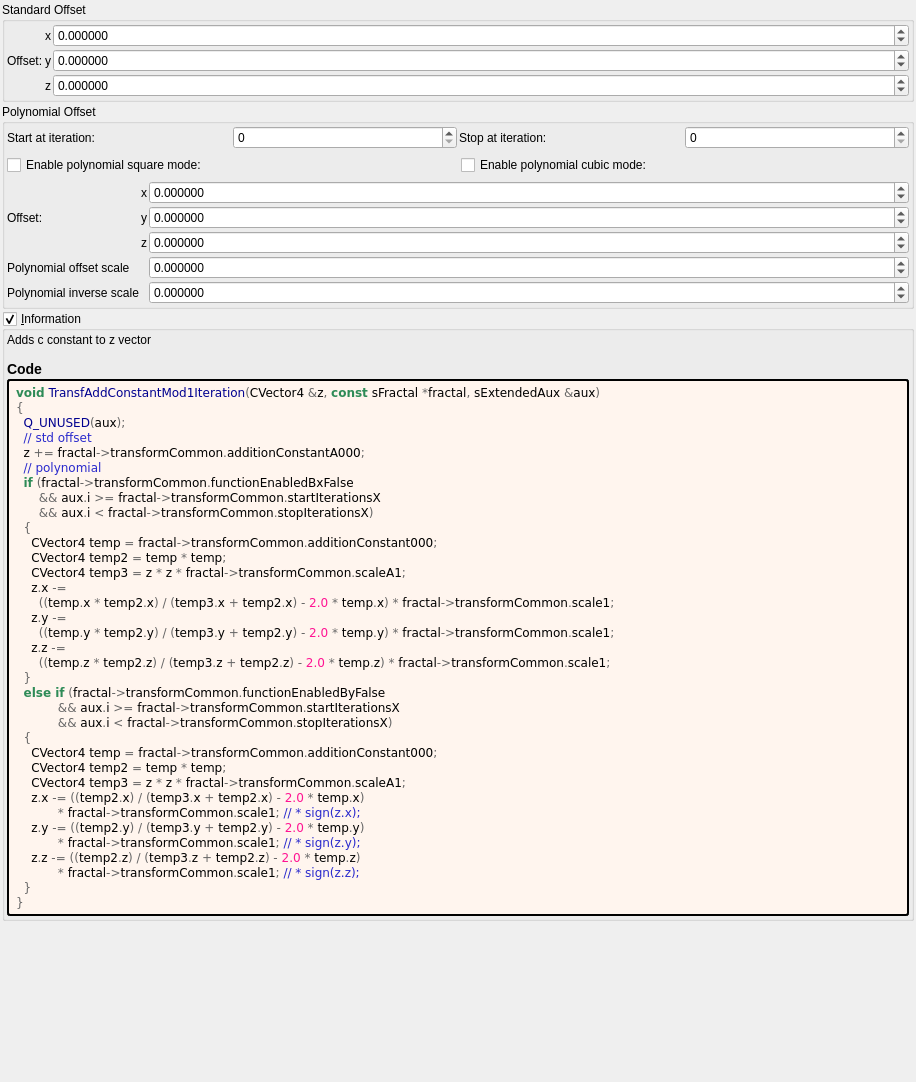
<?xml version="1.0" encoding="UTF-8"?>
<ui version="4.0">
 <class>Form</class>
 <widget class="QWidget" name="Form">
  <property name="geometry">
   <rect>
    <x>0</x>
    <y>0</y>
    <width>916</width>
    <height>1082</height>
   </rect>
  </property>
  <property name="windowTitle">
   <string notr="true">transf_add_constant_mod1</string>
  </property>
  <layout class="QVBoxLayout" name="verticalLayout">
   <property name="spacing">
    <number>2</number>
   </property>
   <property name="leftMargin">
    <number>2</number>
   </property>
   <property name="topMargin">
    <number>2</number>
   </property>
   <property name="rightMargin">
    <number>2</number>
   </property>
   <property name="bottomMargin">
    <number>2</number>
   </property>
   <item>
    <widget class="QGroupBox" name="groupBox_2">
     <property name="title">
      <string>Standard Offset</string>
     </property>
     <layout class="QVBoxLayout" name="verticalLayout_6">
      <property name="leftMargin">
       <number>2</number>
      </property>
      <property name="topMargin">
       <number>2</number>
      </property>
      <property name="rightMargin">
       <number>2</number>
      </property>
      <property name="bottomMargin">
       <number>2</number>
      </property>
      <item>
       <layout class="QGridLayout" name="gridLayout_63" columnstretch="0,0,0,1">
        <property name="spacing">
         <number>2</number>
        </property>
        <item row="4" column="2">
         <widget class="QLabel" name="label_115">
          <property name="text">
           <string notr="true">z</string>
          </property>
         </widget>
        </item>
        <item row="2" column="3">
         <widget class="MyDoubleSpinBox" name="spinbox3_transf_addition_constantA_000_x">
          <property name="sizePolicy">
           <sizepolicy hsizetype="Minimum" vsizetype="Maximum">
            <horstretch>0</horstretch>
            <verstretch>0</verstretch>
           </sizepolicy>
          </property>
          <property name="prefix">
           <string/>
          </property>
          <property name="suffix">
           <string/>
          </property>
          <property name="decimals">
           <number>6</number>
          </property>
          <property name="minimum">
           <double>-99.989999999999995</double>
          </property>
          <property name="maximum">
           <double>99.989999999999995</double>
          </property>
          <property name="singleStep">
           <double>0.100000000000000</double>
          </property>
         </widget>
        </item>
        <item row="3" column="2">
         <widget class="QLabel" name="label_113">
          <property name="text">
           <string notr="true">y</string>
          </property>
         </widget>
        </item>
        <item row="2" column="2">
         <widget class="QLabel" name="label_114">
          <property name="text">
           <string notr="true">x</string>
          </property>
         </widget>
        </item>
        <item row="4" column="3">
         <widget class="MyDoubleSpinBox" name="spinbox3_transf_addition_constantA_000_z">
          <property name="sizePolicy">
           <sizepolicy hsizetype="Minimum" vsizetype="Maximum">
            <horstretch>0</horstretch>
            <verstretch>0</verstretch>
           </sizepolicy>
          </property>
          <property name="prefix">
           <string/>
          </property>
          <property name="suffix">
           <string/>
          </property>
          <property name="decimals">
           <number>6</number>
          </property>
          <property name="minimum">
           <double>-99.989999999999995</double>
          </property>
          <property name="maximum">
           <double>99.989999999999995</double>
          </property>
          <property name="singleStep">
           <double>0.100000000000000</double>
          </property>
         </widget>
        </item>
        <item row="3" column="3">
         <widget class="MyDoubleSpinBox" name="spinbox3_transf_addition_constantA_000_y">
          <property name="sizePolicy">
           <sizepolicy hsizetype="Minimum" vsizetype="Maximum">
            <horstretch>0</horstretch>
            <verstretch>0</verstretch>
           </sizepolicy>
          </property>
          <property name="prefix">
           <string/>
          </property>
          <property name="suffix">
           <string/>
          </property>
          <property name="decimals">
           <number>6</number>
          </property>
          <property name="minimum">
           <double>-99.989999999999995</double>
          </property>
          <property name="maximum">
           <double>99.989999999999995</double>
          </property>
          <property name="singleStep">
           <double>0.100000000000000</double>
          </property>
         </widget>
        </item>
        <item row="3" column="1">
         <widget class="QLabel" name="label_255">
          <property name="text">
           <string>Offset:</string>
          </property>
         </widget>
        </item>
       </layout>
      </item>
     </layout>
    </widget>
   </item>
   <item>
    <widget class="QGroupBox" name="groupBox_3">
     <property name="title">
      <string>Polynomial Offset</string>
     </property>
     <layout class="QVBoxLayout" name="verticalLayout_7">
      <property name="leftMargin">
       <number>2</number>
      </property>
      <property name="topMargin">
       <number>2</number>
      </property>
      <property name="rightMargin">
       <number>2</number>
      </property>
      <property name="bottomMargin">
       <number>2</number>
      </property>
      <item>
       <layout class="QGridLayout" name="gridLayout_75">
        <property name="spacing">
         <number>2</number>
        </property>
        <item row="0" column="3">
         <widget class="MySpinBox" name="spinboxInt_transf_stop_iterations_X">
          <property name="sizePolicy">
           <sizepolicy hsizetype="Minimum" vsizetype="Maximum">
            <horstretch>0</horstretch>
            <verstretch>0</verstretch>
           </sizepolicy>
          </property>
          <property name="maximum">
           <number>999</number>
          </property>
         </widget>
        </item>
        <item row="0" column="1">
         <widget class="MySpinBox" name="spinboxInt_transf_start_iterations_X">
          <property name="sizePolicy">
           <sizepolicy hsizetype="Minimum" vsizetype="Maximum">
            <horstretch>0</horstretch>
            <verstretch>0</verstretch>
           </sizepolicy>
          </property>
          <property name="maximum">
           <number>999</number>
          </property>
         </widget>
        </item>
        <item row="0" column="2">
         <widget class="QLabel" name="label_276">
          <property name="text">
           <string>Stop at iteration:</string>
          </property>
         </widget>
        </item>
        <item row="0" column="0">
         <widget class="QLabel" name="label_275">
          <property name="text">
           <string>Start at iteration:</string>
          </property>
         </widget>
        </item>
       </layout>
      </item>
      <item>
       <layout class="QGridLayout" name="gridLayout_20">
        <item row="1" column="0">
         <widget class="QCheckBox" name="checkBox_transf_function_enabledBy_false">
          <property name="text">
           <string>Enable polynomial square mode:</string>
          </property>
         </widget>
        </item>
        <item row="1" column="1">
         <widget class="QCheckBox" name="checkBox_transf_function_enabledBx_false">
          <property name="text">
           <string>Enable polynomial cubic mode:</string>
          </property>
         </widget>
        </item>
       </layout>
      </item>
      <item>
       <layout class="QGridLayout" name="gridLayout_21" columnstretch="0,0,0,1">
        <property name="spacing">
         <number>2</number>
        </property>
        <item row="3" column="1">
         <widget class="QLabel" name="label_260">
          <property name="text">
           <string>Offset:</string>
          </property>
         </widget>
        </item>
        <item row="6" column="1">
         <widget class="QLabel" name="label_146">
          <property name="text">
           <string>Polynomial inverse scale</string>
          </property>
         </widget>
        </item>
        <item row="5" column="1">
         <widget class="QLabel" name="label_147">
          <property name="text">
           <string>Polynomial offset scale</string>
          </property>
         </widget>
        </item>
        <item row="3" column="2">
         <widget class="QLabel" name="label_122">
          <property name="text">
           <string notr="true">y</string>
          </property>
         </widget>
        </item>
        <item row="2" column="2">
         <widget class="QLabel" name="label_123">
          <property name="text">
           <string notr="true">x</string>
          </property>
         </widget>
        </item>
        <item row="4" column="2">
         <widget class="QLabel" name="label_124">
          <property name="text">
           <string notr="true">z</string>
          </property>
         </widget>
        </item>
        <item row="2" column="3">
         <widget class="MyDoubleSpinBox" name="spinbox3_transf_addition_constant_x">
          <property name="sizePolicy">
           <sizepolicy hsizetype="Minimum" vsizetype="Maximum">
            <horstretch>0</horstretch>
            <verstretch>0</verstretch>
           </sizepolicy>
          </property>
          <property name="prefix">
           <string/>
          </property>
          <property name="suffix">
           <string/>
          </property>
          <property name="decimals">
           <number>6</number>
          </property>
          <property name="minimum">
           <double>-99.989999999999995</double>
          </property>
          <property name="maximum">
           <double>99.989999999999995</double>
          </property>
          <property name="singleStep">
           <double>0.100000000000000</double>
          </property>
         </widget>
        </item>
        <item row="3" column="3">
         <widget class="MyDoubleSpinBox" name="spinbox3_transf_addition_constant_y">
          <property name="sizePolicy">
           <sizepolicy hsizetype="Minimum" vsizetype="Maximum">
            <horstretch>0</horstretch>
            <verstretch>0</verstretch>
           </sizepolicy>
          </property>
          <property name="prefix">
           <string/>
          </property>
          <property name="suffix">
           <string/>
          </property>
          <property name="decimals">
           <number>6</number>
          </property>
          <property name="minimum">
           <double>-99.989999999999995</double>
          </property>
          <property name="maximum">
           <double>99.989999999999995</double>
          </property>
          <property name="singleStep">
           <double>0.100000000000000</double>
          </property>
         </widget>
        </item>
        <item row="4" column="3">
         <widget class="MyDoubleSpinBox" name="spinbox3_transf_addition_constant_z">
          <property name="sizePolicy">
           <sizepolicy hsizetype="Minimum" vsizetype="Maximum">
            <horstretch>0</horstretch>
            <verstretch>0</verstretch>
           </sizepolicy>
          </property>
          <property name="prefix">
           <string/>
          </property>
          <property name="suffix">
           <string/>
          </property>
          <property name="decimals">
           <number>6</number>
          </property>
          <property name="minimum">
           <double>-99.989999999999995</double>
          </property>
          <property name="maximum">
           <double>99.989999999999995</double>
          </property>
          <property name="singleStep">
           <double>0.100000000000000</double>
          </property>
         </widget>
        </item>
        <item row="5" column="3">
         <widget class="MyDoubleSpinBox" name="spinbox_transf_scale_1">
          <property name="sizePolicy">
           <sizepolicy hsizetype="Minimum" vsizetype="Maximum">
            <horstretch>0</horstretch>
            <verstretch>0</verstretch>
           </sizepolicy>
          </property>
          <property name="prefix">
           <string/>
          </property>
          <property name="decimals">
           <number>6</number>
          </property>
          <property name="minimum">
           <double>-99.989999999999995</double>
          </property>
          <property name="singleStep">
           <double>0.100000000000000</double>
          </property>
         </widget>
        </item>
        <item row="6" column="3">
         <widget class="MyDoubleSpinBox" name="spinbox_transf_scaleA_1">
          <property name="sizePolicy">
           <sizepolicy hsizetype="Minimum" vsizetype="Maximum">
            <horstretch>0</horstretch>
            <verstretch>0</verstretch>
           </sizepolicy>
          </property>
          <property name="prefix">
           <string/>
          </property>
          <property name="decimals">
           <number>6</number>
          </property>
          <property name="minimum">
           <double>-99.989999999999995</double>
          </property>
          <property name="singleStep">
           <double>0.100000000000000</double>
          </property>
         </widget>
        </item>
       </layout>
      </item>
     </layout>
    </widget>
   </item>
   <item>
    <widget class="MyGroupBox" name="groupCheck_info">
     <property name="title">
      <string>&amp;Information</string>
     </property>
     <property name="flat">
      <bool>false</bool>
     </property>
     <property name="checkable">
      <bool>true</bool>
     </property>
     <layout class="QVBoxLayout" name="verticalLayout_2">
      <property name="spacing">
       <number>2</number>
      </property>
      <property name="leftMargin">
       <number>2</number>
      </property>
      <property name="topMargin">
       <number>2</number>
      </property>
      <property name="rightMargin">
       <number>2</number>
      </property>
      <property name="bottomMargin">
       <number>2</number>
      </property>
      <item>
       <widget class="QLabel" name="label_information_general">
        <property name="text">
         <string notr="true">&lt;p&gt;Adds c constant to z vector&lt;/p&gt;&lt;table&gt;
&lt;/table&gt;
&lt;h3&gt;Code&lt;/h3&gt;</string>
        </property>
        <property name="wordWrap">
         <bool>true</bool>
        </property>
        <property name="openExternalLinks">
         <bool>true</bool>
        </property>
        <property name="textInteractionFlags">
         <set>Qt::LinksAccessibleByMouse|Qt::TextSelectableByMouse</set>
        </property>
       </widget>
      </item>
      <item>
       <widget class="QLabel" name="label_code_content">
        <property name="styleSheet">
         <string notr="true">border-style: outset; border-width: 2px; border-radius: 3px; border-color: black; background-color: #fff5ee; padding: 4px;</string>
        </property>
        <property name="text">
         <string notr="true">&lt;body style=&quot;background-color:#fff5ee&quot;&gt;
&lt;pre style=&quot;color:#000000; background-color:#fff5ee;  font-family:'Courier New',monospace;&quot;&gt;&lt;span style=&quot;color:#2e8b57; font-weight:bold&quot;&gt;void&lt;/span&gt; &lt;span style=&quot;color:#00008f&quot;&gt;TransfAddConstantMod1Iteration&lt;/span&gt;&lt;span style=&quot;color:#676767&quot;&gt;(&lt;/span&gt;CVector4 &lt;span style=&quot;color:#676767&quot;&gt;&amp;amp;&lt;/span&gt;z&lt;span style=&quot;color:#676767&quot;&gt;,&lt;/span&gt; &lt;span style=&quot;color:#2e8b57; font-weight:bold&quot;&gt;const&lt;/span&gt; sFractal &lt;span style=&quot;color:#676767&quot;&gt;*&lt;/span&gt;fractal&lt;span style=&quot;color:#676767&quot;&gt;,&lt;/span&gt; sExtendedAux &lt;span style=&quot;color:#676767&quot;&gt;&amp;amp;&lt;/span&gt;aux&lt;span style=&quot;color:#676767&quot;&gt;)&lt;/span&gt;
&lt;span style=&quot;color:#676767&quot;&gt;{&lt;/span&gt;
  &lt;span style=&quot;color:#00008f&quot;&gt;Q_UNUSED&lt;/span&gt;&lt;span style=&quot;color:#676767&quot;&gt;(&lt;/span&gt;aux&lt;span style=&quot;color:#676767&quot;&gt;);&lt;/span&gt;
  &lt;span style=&quot;color:#2929cc&quot;&gt;// std offset&lt;/span&gt;
  z &lt;span style=&quot;color:#676767&quot;&gt;+=&lt;/span&gt; fractal&lt;span style=&quot;color:#676767&quot;&gt;-&amp;gt;&lt;/span&gt;transformCommon&lt;span style=&quot;color:#676767&quot;&gt;.&lt;/span&gt;additionConstantA000&lt;span style=&quot;color:#676767&quot;&gt;;&lt;/span&gt;
  &lt;span style=&quot;color:#2929cc&quot;&gt;// polynomial&lt;/span&gt;
  &lt;span style=&quot;color:#2e8b57; font-weight:bold&quot;&gt;if&lt;/span&gt; &lt;span style=&quot;color:#676767&quot;&gt;(&lt;/span&gt;fractal&lt;span style=&quot;color:#676767&quot;&gt;-&amp;gt;&lt;/span&gt;transformCommon&lt;span style=&quot;color:#676767&quot;&gt;.&lt;/span&gt;functionEnabledBxFalse
      &lt;span style=&quot;color:#676767&quot;&gt;&amp;amp;&amp;amp;&lt;/span&gt; aux&lt;span style=&quot;color:#676767&quot;&gt;.&lt;/span&gt;i &lt;span style=&quot;color:#676767&quot;&gt;&amp;gt;=&lt;/span&gt; fractal&lt;span style=&quot;color:#676767&quot;&gt;-&amp;gt;&lt;/span&gt;transformCommon&lt;span style=&quot;color:#676767&quot;&gt;.&lt;/span&gt;startIterationsX
      &lt;span style=&quot;color:#676767&quot;&gt;&amp;amp;&amp;amp;&lt;/span&gt; aux&lt;span style=&quot;color:#676767&quot;&gt;.&lt;/span&gt;i &lt;span style=&quot;color:#676767&quot;&gt;&amp;lt;&lt;/span&gt; fractal&lt;span style=&quot;color:#676767&quot;&gt;-&amp;gt;&lt;/span&gt;transformCommon&lt;span style=&quot;color:#676767&quot;&gt;.&lt;/span&gt;stopIterationsX&lt;span style=&quot;color:#676767&quot;&gt;)&lt;/span&gt;
  &lt;span style=&quot;color:#676767&quot;&gt;{&lt;/span&gt;
    CVector4 temp &lt;span style=&quot;color:#676767&quot;&gt;=&lt;/span&gt; fractal&lt;span style=&quot;color:#676767&quot;&gt;-&amp;gt;&lt;/span&gt;transformCommon&lt;span style=&quot;color:#676767&quot;&gt;.&lt;/span&gt;additionConstant000&lt;span style=&quot;color:#676767&quot;&gt;;&lt;/span&gt;
    CVector4 temp2 &lt;span style=&quot;color:#676767&quot;&gt;=&lt;/span&gt; temp &lt;span style=&quot;color:#676767&quot;&gt;*&lt;/span&gt; temp&lt;span style=&quot;color:#676767&quot;&gt;;&lt;/span&gt;
    CVector4 temp3 &lt;span style=&quot;color:#676767&quot;&gt;=&lt;/span&gt; z &lt;span style=&quot;color:#676767&quot;&gt;*&lt;/span&gt; z &lt;span style=&quot;color:#676767&quot;&gt;*&lt;/span&gt; fractal&lt;span style=&quot;color:#676767&quot;&gt;-&amp;gt;&lt;/span&gt;transformCommon&lt;span style=&quot;color:#676767&quot;&gt;.&lt;/span&gt;scaleA1&lt;span style=&quot;color:#676767&quot;&gt;;&lt;/span&gt;
    z&lt;span style=&quot;color:#676767&quot;&gt;.&lt;/span&gt;x &lt;span style=&quot;color:#676767&quot;&gt;-=&lt;/span&gt;
      &lt;span style=&quot;color:#676767&quot;&gt;((&lt;/span&gt;temp&lt;span style=&quot;color:#676767&quot;&gt;.&lt;/span&gt;x &lt;span style=&quot;color:#676767&quot;&gt;*&lt;/span&gt; temp2&lt;span style=&quot;color:#676767&quot;&gt;.&lt;/span&gt;x&lt;span style=&quot;color:#676767&quot;&gt;) / (&lt;/span&gt;temp3&lt;span style=&quot;color:#676767&quot;&gt;.&lt;/span&gt;x &lt;span style=&quot;color:#676767&quot;&gt;+&lt;/span&gt; temp2&lt;span style=&quot;color:#676767&quot;&gt;.&lt;/span&gt;x&lt;span style=&quot;color:#676767&quot;&gt;) -&lt;/span&gt; &lt;span style=&quot;color:#ff1493&quot;&gt;2.0&lt;/span&gt; &lt;span style=&quot;color:#676767&quot;&gt;*&lt;/span&gt; temp&lt;span style=&quot;color:#676767&quot;&gt;.&lt;/span&gt;x&lt;span style=&quot;color:#676767&quot;&gt;) *&lt;/span&gt; fractal&lt;span style=&quot;color:#676767&quot;&gt;-&amp;gt;&lt;/span&gt;transformCommon&lt;span style=&quot;color:#676767&quot;&gt;.&lt;/span&gt;scale1&lt;span style=&quot;color:#676767&quot;&gt;;&lt;/span&gt;
    z&lt;span style=&quot;color:#676767&quot;&gt;.&lt;/span&gt;y &lt;span style=&quot;color:#676767&quot;&gt;-=&lt;/span&gt;
      &lt;span style=&quot;color:#676767&quot;&gt;((&lt;/span&gt;temp&lt;span style=&quot;color:#676767&quot;&gt;.&lt;/span&gt;y &lt;span style=&quot;color:#676767&quot;&gt;*&lt;/span&gt; temp2&lt;span style=&quot;color:#676767&quot;&gt;.&lt;/span&gt;y&lt;span style=&quot;color:#676767&quot;&gt;) / (&lt;/span&gt;temp3&lt;span style=&quot;color:#676767&quot;&gt;.&lt;/span&gt;y &lt;span style=&quot;color:#676767&quot;&gt;+&lt;/span&gt; temp2&lt;span style=&quot;color:#676767&quot;&gt;.&lt;/span&gt;y&lt;span style=&quot;color:#676767&quot;&gt;) -&lt;/span&gt; &lt;span style=&quot;color:#ff1493&quot;&gt;2.0&lt;/span&gt; &lt;span style=&quot;color:#676767&quot;&gt;*&lt;/span&gt; temp&lt;span style=&quot;color:#676767&quot;&gt;.&lt;/span&gt;y&lt;span style=&quot;color:#676767&quot;&gt;) *&lt;/span&gt; fractal&lt;span style=&quot;color:#676767&quot;&gt;-&amp;gt;&lt;/span&gt;transformCommon&lt;span style=&quot;color:#676767&quot;&gt;.&lt;/span&gt;scale1&lt;span style=&quot;color:#676767&quot;&gt;;&lt;/span&gt;
    z&lt;span style=&quot;color:#676767&quot;&gt;.&lt;/span&gt;z &lt;span style=&quot;color:#676767&quot;&gt;-=&lt;/span&gt;
      &lt;span style=&quot;color:#676767&quot;&gt;((&lt;/span&gt;temp&lt;span style=&quot;color:#676767&quot;&gt;.&lt;/span&gt;z &lt;span style=&quot;color:#676767&quot;&gt;*&lt;/span&gt; temp2&lt;span style=&quot;color:#676767&quot;&gt;.&lt;/span&gt;z&lt;span style=&quot;color:#676767&quot;&gt;) / (&lt;/span&gt;temp3&lt;span style=&quot;color:#676767&quot;&gt;.&lt;/span&gt;z &lt;span style=&quot;color:#676767&quot;&gt;+&lt;/span&gt; temp2&lt;span style=&quot;color:#676767&quot;&gt;.&lt;/span&gt;z&lt;span style=&quot;color:#676767&quot;&gt;) -&lt;/span&gt; &lt;span style=&quot;color:#ff1493&quot;&gt;2.0&lt;/span&gt; &lt;span style=&quot;color:#676767&quot;&gt;*&lt;/span&gt; temp&lt;span style=&quot;color:#676767&quot;&gt;.&lt;/span&gt;z&lt;span style=&quot;color:#676767&quot;&gt;) *&lt;/span&gt; fractal&lt;span style=&quot;color:#676767&quot;&gt;-&amp;gt;&lt;/span&gt;transformCommon&lt;span style=&quot;color:#676767&quot;&gt;.&lt;/span&gt;scale1&lt;span style=&quot;color:#676767&quot;&gt;;&lt;/span&gt;
  &lt;span style=&quot;color:#676767&quot;&gt;}&lt;/span&gt;
  &lt;span style=&quot;color:#2e8b57; font-weight:bold&quot;&gt;else if&lt;/span&gt; &lt;span style=&quot;color:#676767&quot;&gt;(&lt;/span&gt;fractal&lt;span style=&quot;color:#676767&quot;&gt;-&amp;gt;&lt;/span&gt;transformCommon&lt;span style=&quot;color:#676767&quot;&gt;.&lt;/span&gt;functionEnabledByFalse
           &lt;span style=&quot;color:#676767&quot;&gt;&amp;amp;&amp;amp;&lt;/span&gt; aux&lt;span style=&quot;color:#676767&quot;&gt;.&lt;/span&gt;i &lt;span style=&quot;color:#676767&quot;&gt;&amp;gt;=&lt;/span&gt; fractal&lt;span style=&quot;color:#676767&quot;&gt;-&amp;gt;&lt;/span&gt;transformCommon&lt;span style=&quot;color:#676767&quot;&gt;.&lt;/span&gt;startIterationsX
           &lt;span style=&quot;color:#676767&quot;&gt;&amp;amp;&amp;amp;&lt;/span&gt; aux&lt;span style=&quot;color:#676767&quot;&gt;.&lt;/span&gt;i &lt;span style=&quot;color:#676767&quot;&gt;&amp;lt;&lt;/span&gt; fractal&lt;span style=&quot;color:#676767&quot;&gt;-&amp;gt;&lt;/span&gt;transformCommon&lt;span style=&quot;color:#676767&quot;&gt;.&lt;/span&gt;stopIterationsX&lt;span style=&quot;color:#676767&quot;&gt;)&lt;/span&gt;
  &lt;span style=&quot;color:#676767&quot;&gt;{&lt;/span&gt;
    CVector4 temp &lt;span style=&quot;color:#676767&quot;&gt;=&lt;/span&gt; fractal&lt;span style=&quot;color:#676767&quot;&gt;-&amp;gt;&lt;/span&gt;transformCommon&lt;span style=&quot;color:#676767&quot;&gt;.&lt;/span&gt;additionConstant000&lt;span style=&quot;color:#676767&quot;&gt;;&lt;/span&gt;
    CVector4 temp2 &lt;span style=&quot;color:#676767&quot;&gt;=&lt;/span&gt; temp &lt;span style=&quot;color:#676767&quot;&gt;*&lt;/span&gt; temp&lt;span style=&quot;color:#676767&quot;&gt;;&lt;/span&gt;
    CVector4 temp3 &lt;span style=&quot;color:#676767&quot;&gt;=&lt;/span&gt; z &lt;span style=&quot;color:#676767&quot;&gt;*&lt;/span&gt; z &lt;span style=&quot;color:#676767&quot;&gt;*&lt;/span&gt; fractal&lt;span style=&quot;color:#676767&quot;&gt;-&amp;gt;&lt;/span&gt;transformCommon&lt;span style=&quot;color:#676767&quot;&gt;.&lt;/span&gt;scaleA1&lt;span style=&quot;color:#676767&quot;&gt;;&lt;/span&gt;
    z&lt;span style=&quot;color:#676767&quot;&gt;.&lt;/span&gt;x &lt;span style=&quot;color:#676767&quot;&gt;-= ((&lt;/span&gt;temp2&lt;span style=&quot;color:#676767&quot;&gt;.&lt;/span&gt;x&lt;span style=&quot;color:#676767&quot;&gt;) / (&lt;/span&gt;temp3&lt;span style=&quot;color:#676767&quot;&gt;.&lt;/span&gt;x &lt;span style=&quot;color:#676767&quot;&gt;+&lt;/span&gt; temp2&lt;span style=&quot;color:#676767&quot;&gt;.&lt;/span&gt;x&lt;span style=&quot;color:#676767&quot;&gt;) -&lt;/span&gt; &lt;span style=&quot;color:#ff1493&quot;&gt;2.0&lt;/span&gt; &lt;span style=&quot;color:#676767&quot;&gt;*&lt;/span&gt; temp&lt;span style=&quot;color:#676767&quot;&gt;.&lt;/span&gt;x&lt;span style=&quot;color:#676767&quot;&gt;)&lt;/span&gt;
           &lt;span style=&quot;color:#676767&quot;&gt;*&lt;/span&gt; fractal&lt;span style=&quot;color:#676767&quot;&gt;-&amp;gt;&lt;/span&gt;transformCommon&lt;span style=&quot;color:#676767&quot;&gt;.&lt;/span&gt;scale1&lt;span style=&quot;color:#676767&quot;&gt;;&lt;/span&gt; &lt;span style=&quot;color:#2929cc&quot;&gt;// * sign(z.x);&lt;/span&gt;
    z&lt;span style=&quot;color:#676767&quot;&gt;.&lt;/span&gt;y &lt;span style=&quot;color:#676767&quot;&gt;-= ((&lt;/span&gt;temp2&lt;span style=&quot;color:#676767&quot;&gt;.&lt;/span&gt;y&lt;span style=&quot;color:#676767&quot;&gt;) / (&lt;/span&gt;temp3&lt;span style=&quot;color:#676767&quot;&gt;.&lt;/span&gt;y &lt;span style=&quot;color:#676767&quot;&gt;+&lt;/span&gt; temp2&lt;span style=&quot;color:#676767&quot;&gt;.&lt;/span&gt;y&lt;span style=&quot;color:#676767&quot;&gt;) -&lt;/span&gt; &lt;span style=&quot;color:#ff1493&quot;&gt;2.0&lt;/span&gt; &lt;span style=&quot;color:#676767&quot;&gt;*&lt;/span&gt; temp&lt;span style=&quot;color:#676767&quot;&gt;.&lt;/span&gt;y&lt;span style=&quot;color:#676767&quot;&gt;)&lt;/span&gt;
           &lt;span style=&quot;color:#676767&quot;&gt;*&lt;/span&gt; fractal&lt;span style=&quot;color:#676767&quot;&gt;-&amp;gt;&lt;/span&gt;transformCommon&lt;span style=&quot;color:#676767&quot;&gt;.&lt;/span&gt;scale1&lt;span style=&quot;color:#676767&quot;&gt;;&lt;/span&gt; &lt;span style=&quot;color:#2929cc&quot;&gt;// * sign(z.y);&lt;/span&gt;
    z&lt;span style=&quot;color:#676767&quot;&gt;.&lt;/span&gt;z &lt;span style=&quot;color:#676767&quot;&gt;-= ((&lt;/span&gt;temp2&lt;span style=&quot;color:#676767&quot;&gt;.&lt;/span&gt;z&lt;span style=&quot;color:#676767&quot;&gt;) / (&lt;/span&gt;temp3&lt;span style=&quot;color:#676767&quot;&gt;.&lt;/span&gt;z &lt;span style=&quot;color:#676767&quot;&gt;+&lt;/span&gt; temp2&lt;span style=&quot;color:#676767&quot;&gt;.&lt;/span&gt;z&lt;span style=&quot;color:#676767&quot;&gt;) -&lt;/span&gt; &lt;span style=&quot;color:#ff1493&quot;&gt;2.0&lt;/span&gt; &lt;span style=&quot;color:#676767&quot;&gt;*&lt;/span&gt; temp&lt;span style=&quot;color:#676767&quot;&gt;.&lt;/span&gt;z&lt;span style=&quot;color:#676767&quot;&gt;)&lt;/span&gt;
           &lt;span style=&quot;color:#676767&quot;&gt;*&lt;/span&gt; fractal&lt;span style=&quot;color:#676767&quot;&gt;-&amp;gt;&lt;/span&gt;transformCommon&lt;span style=&quot;color:#676767&quot;&gt;.&lt;/span&gt;scale1&lt;span style=&quot;color:#676767&quot;&gt;;&lt;/span&gt; &lt;span style=&quot;color:#2929cc&quot;&gt;// * sign(z.z);&lt;/span&gt;
  &lt;span style=&quot;color:#676767&quot;&gt;}&lt;/span&gt;
&lt;span style=&quot;color:#676767&quot;&gt;}&lt;/span&gt;
&lt;/pre&gt;
&lt;/body&gt;</string>
        </property>
        <property name="wordWrap">
         <bool>true</bool>
        </property>
        <property name="openExternalLinks">
         <bool>true</bool>
        </property>
        <property name="textInteractionFlags">
         <set>Qt::LinksAccessibleByMouse|Qt::TextSelectableByMouse</set>
        </property>
       </widget>
      </item>
     </layout>
    </widget>
   </item>
   <item>
    <spacer name="verticalSpacer">
     <property name="orientation">
      <enum>Qt::Vertical</enum>
     </property>
     <property name="sizeHint" stdset="0">
      <size>
       <width>20</width>
       <height>40</height>
      </size>
     </property>
    </spacer>
   </item>
  </layout>
 </widget>
 <customwidgets>
  <customwidget>
   <class>MyDoubleSpinBox</class>
   <extends>QDoubleSpinBox</extends>
   <header>my_double_spin_box.h</header>
  </customwidget>
  <customwidget>
   <class>MyGroupBox</class>
   <extends>QGroupBox</extends>
   <header>my_group_box.h</header>
   <container>1</container>
  </customwidget>
  <customwidget>
   <class>MySpinBox</class>
   <extends>QSpinBox</extends>
   <header>my_spin_box.h</header>
  </customwidget>
 </customwidgets>
 <tabstops>
  <tabstop>spinbox3_transf_addition_constantA_000_x</tabstop>
  <tabstop>spinbox3_transf_addition_constantA_000_y</tabstop>
  <tabstop>spinbox3_transf_addition_constantA_000_z</tabstop>
  <tabstop>groupCheck_info</tabstop>
 </tabstops>
 <resources/>
 <connections/>
</ui>
